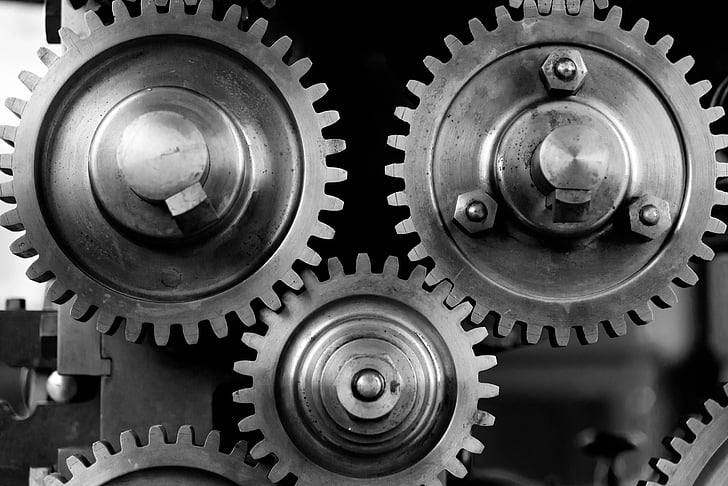
#> input picture dft.jpg, 728 x 486 px, found by its file name
$ python 'DFT Example.py'
#> lines starting #> are read from the running program, lines starting #| are printed output that depends on the picture
import cv2
import numpy as np
import matplotlib.pyplot as plt

# Load the image
image = cv2.imread('/Users/DAVID/Desktop/dft.jpg', cv2.IMREAD_GRAYSCALE)
#> image is the input picture: shape (486, 728); min 0, max 255, mean 85.3

# Perform FFT on the image
fft_image = np.fft.fft2(image)
fft_shifted = np.fft.fftshift(fft_image)

# Calculate amplitude and phase
amplitude = np.abs(fft_shifted)
phase = np.angle(fft_shifted)
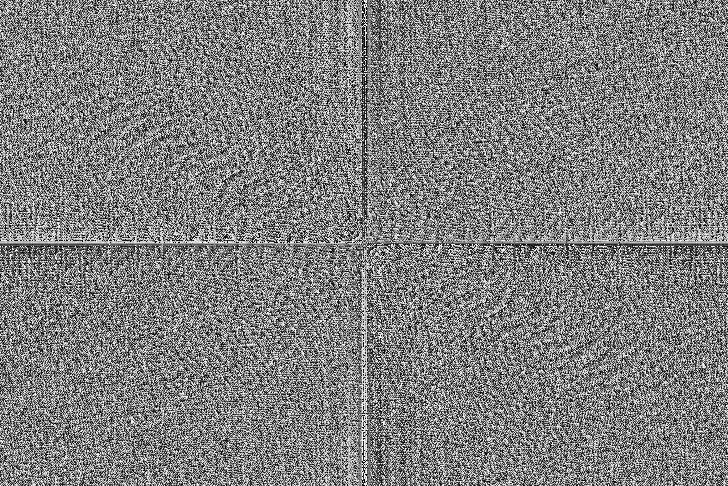
#> phase: shape (486, 728) float64; min -3.14, max 3.14, mean 1.78e-05; drawn with min black and max white

# Display original image, DFT image, and reversed image
plt.figure(figsize=(15, 5))
plt.subplot(1, 3, 1)
plt.imshow(image, cmap='gray')
plt.title('Original Image')
plt.axis('off')

plt.subplot(1, 3, 2)
plt.imshow(np.log1p(amplitude), cmap='gray')
plt.title('Amplitude Spectrum')
plt.colorbar()
plt.axis('off')

plt.subplot(1, 3, 3)
plt.imshow(phase, cmap='gray')
plt.title('Phase Spectrum')
plt.colorbar()
plt.axis('off')
plt.tight_layout()
plt.show()
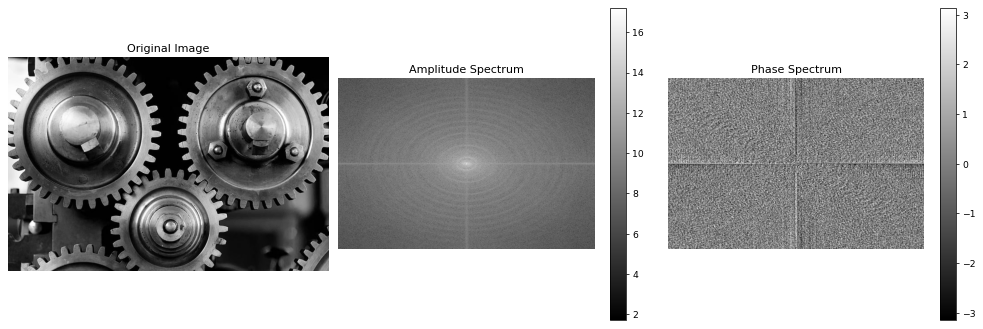
#> figure drawn by matplotlib, 5 panels

# Reverse FFT to obtain the original image
reversed_fft = np.fft.ifftshift(fft_shifted)
reversed_image = np.fft.ifft2(reversed_fft)
reversed_image = np.abs(reversed_image).astype(np.uint8)

# Display original, DFT, and reversed images
plt.figure(figsize=(15, 5))
plt.subplot(1, 3, 1)
plt.imshow(image, cmap='gray')
plt.title('Original Image')
plt.axis('off')

plt.subplot(1, 3, 2)
plt.imshow(np.log1p(amplitude), cmap='gray')
plt.title('DFT Image')
plt.colorbar()
plt.axis('off')

plt.subplot(1, 3, 3)
plt.imshow(reversed_image, cmap='gray')
plt.title('Reversed Image (Inverse DFT)')
plt.axis('off')

plt.tight_layout()
plt.show()
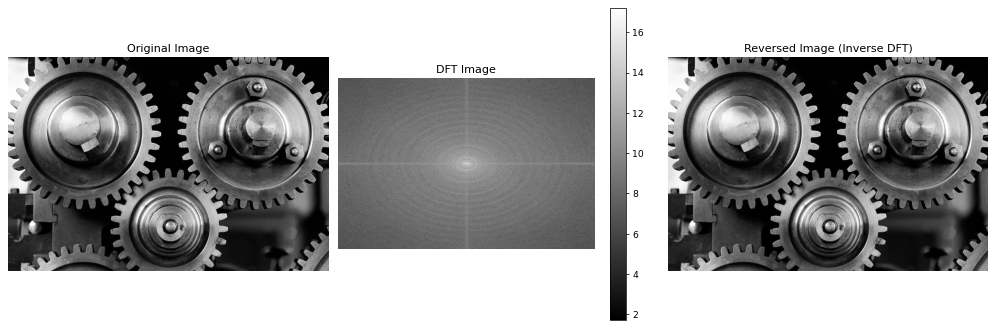
#> figure drawn by matplotlib, 4 panels
